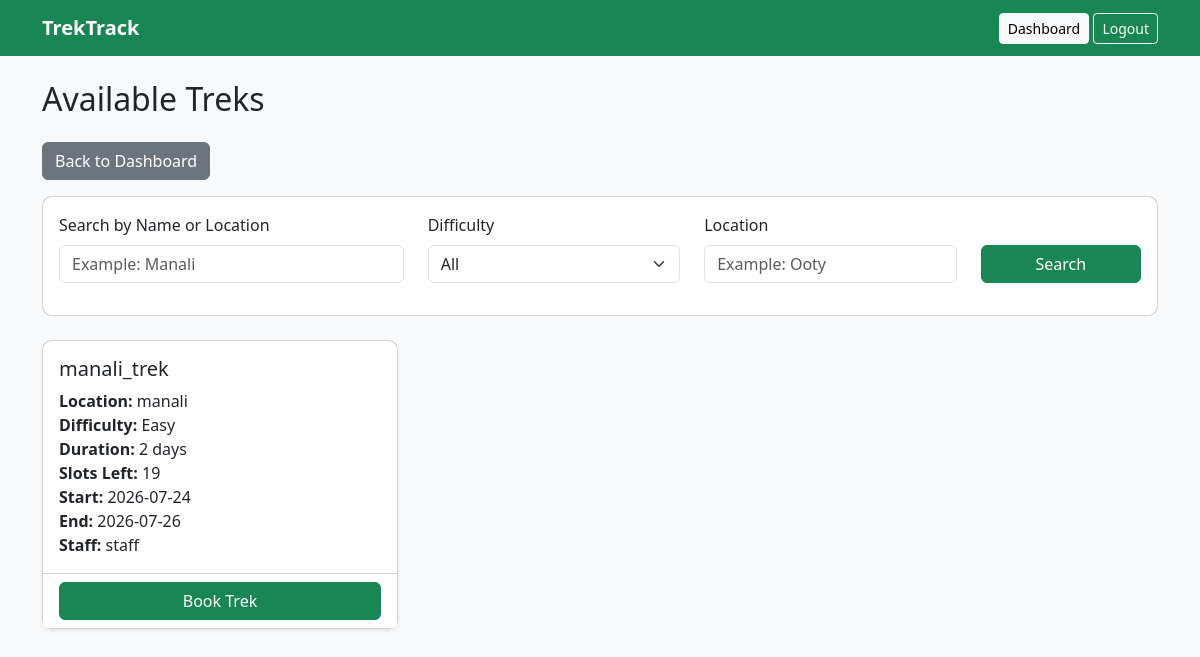
Page /treks (signed in) on the committed database.
### tables this page shows
CREATE TABLE treks (
    trek_id INTEGER PRIMARY KEY AUTOINCREMENT,
    trek_name TEXT NOT NULL,
    location TEXT NOT NULL,
    difficulty TEXT NOT NULL CHECK(difficulty IN ('Easy', 'Moderate', 'Hard')),
    duration INTEGER NOT NULL CHECK(duration > 0),
    total_slots INTEGER NOT NULL CHECK(total_slots > 0),
    available_slots INTEGER NOT NULL CHECK(
        available_slots >= 0 AND available_slots <= total_slots
    ),
    assigned_staff_id INTEGER,
    status TEXT NOT NULL DEFAULT 'Pending'
        CHECK(status IN ('Pending', 'Approved', 'Open', 'Closed', 'Started', 'Completed')),
    start_date TEXT NOT NULL,
    end_date TEXT NOT NULL,
    description TEXT,
    is_archived INTEGER NOT NULL DEFAULT 0 CHECK(is_archived IN (0, 1)),
    created_at TEXT NOT NULL DEFAULT CURRENT_TIMESTAMP,

    FOREIGN KEY (assigned_staff_id)
        REFERENCES users(user_id)
        ON DELETE SET NULL
);

CREATE TABLE users (
    user_id INTEGER PRIMARY KEY AUTOINCREMENT,
    name TEXT NOT NULL,
    email TEXT NOT NULL COLLATE NOCASE UNIQUE,
    password_hash TEXT NOT NULL,
    role TEXT NOT NULL CHECK(role IN ('admin', 'staff', 'user')),
    contact TEXT,
    is_approved INTEGER NOT NULL DEFAULT 1 CHECK(is_approved IN (0, 1)),
    is_blacklisted INTEGER NOT NULL DEFAULT 0 CHECK(is_blacklisted IN (0, 1)),
    created_at TEXT NOT NULL DEFAULT CURRENT_TIMESTAMP
);

### app.py (the view, shortened to what this page needs)
@app.route("/treks")
@role_required("user")
def view_treks():
    search_text = request.args.get("q", "").strip()
    difficulty = request.args.get("difficulty", "").strip()
    location = request.args.get("location", "").strip()
    has_filters = bool(search_text or difficulty or location)
    query = """
        SELECT t.*, s.name AS staff_name
        FROM treks t
        LEFT JOIN users s ON s.user_id = t.assigned_staff_id
        WHERE t.is_archived = 0
          AND t.status IN ('Open', 'Approved')
    """
    params = []
    if difficulty:
        query += " AND t.difficulty = ?"
        params.append(difficulty)
    if location:
        query += " AND LOWER(t.location) LIKE ?"
        params.append(f"%{location.lower()}%")
    query += " ORDER BY t.start_date"
    treks = get_db().execute(query, params).fetchall()
    return render_template(
        "trecks.html",
        treks=treks,
        search_text=search_text,
        difficulty=difficulty,
        location=location,
        has_filters=has_filters,
    )

### app.py (called while the page is built)
def get_db():
    if "db" not in g:
        Path(app.config["DATABASE"]).parent.mkdir(parents=True, exist_ok=True)
        g.db = sqlite3.connect(app.config["DATABASE"])
        g.db.row_factory = sqlite3.Row
        g.db.execute("PRAGMA foreign_keys = ON")
    return g.db

@app.before_request
def load_current_user():
    g.user = None
    user_id = session.get("user_id")
    if user_id:
        g.user = get_db().execute("""
            SELECT *
            FROM users
            WHERE user_id = ?
        """, (user_id,)).fetchone()
        if g.user is None or g.user["is_blacklisted"]:
            session.clear()

def role_required(*roles):
    def decorator(view):
        @wraps(view)
        def wrapped_view(*args, **kwargs):
            if g.user is None:
                return redirect(url_for("login"))
            if g.user["role"] not in roles:
                abort(403)
            return view(*args, **kwargs)
        return wrapped_view
    return decorator

### templates/trecks.html (shortened to what this page needs)
{% extends "base.html" %}
{% block content %}
<h2 class="mb-4">Available Treks</h2>
<a href="{{ url_for('user_dashboard') }}" class="btn btn-secondary mb-3">
    Back to Dashboard
</a>
<form method="GET"
      action="{{ url_for('view_treks') }}"
      class="card card-body mb-4">
    <div class="row">
        <div class="col-md-4 mb-3">
            <label class="form-label">Search by Name or Location</label>
            <input type="text"
                   name="q"
                   class="form-control"
                   value="{{ search_text }}"
                   placeholder="Example: Manali">
        </div>
        <div class="col-md-3 mb-3">
            <label class="form-label">Difficulty</label>
            <select name="difficulty" class="form-select">
                <option value="">All</option>
            </select>
        </div>
        <div class="col-md-3 mb-3">
            <label class="form-label">Location</label>
            <input type="text"
                   name="location"
                   class="form-control"
                   value="{{ location }}"
                   placeholder="Example: Ooty">
        </div>
        <div class="col-md-2 mb-3 d-flex align-items-end">
            <button class="btn btn-success w-100">
                Search
            </button>
        </div>
    </div>
</form>
{% if treks %}
<div class="row">
    {% for trek in treks %}
    <div class="col-md-4 mb-4">
        <div class="card h-100 shadow-sm">
            <div class="card-body">
                <h5 class="card-title">
                    {{ trek["trek_name"] }}
                </h5>
                <p class="card-text">
                    <strong>Location:</strong>
                    {{ trek["location"] }}
                    <br>
                    <strong>Difficulty:</strong>
                    {{ trek["difficulty"] }}
                    <br>
                    <strong>Duration:</strong>
                    {{ trek["duration"] }} days
                    <br>
                    <strong>Slots Left:</strong>
                    {{ trek["available_slots"] }}
                    <br>
                    <strong>Start:</strong>
                    {{ trek["start_date"] }}
                    <br>
                    <strong>End:</strong>
                    {{ trek["end_date"] }}
                    <br>
                    <strong>Staff:</strong>
                    {% if trek["staff_name"] %}
                        {{ trek["staff_name"] }}
                    {% else %}
                        Not assigned
                    {% endif %}
                </p>
            </div>
            <div class="card-footer bg-white">
                {% if trek["status"] == "Open" and trek["available_slots"] > 0 %}
                <form method="POST"
                      action="{{ url_for('book_trek', trek_id=trek['trek_id']) }}">
                    <button class="btn btn-success w-100">
                        Book Trek
                    </button>
                </form>
                {% elif trek["status"] == "Approved" %}
                <button class="btn btn-secondary w-100" disabled>
                    Opening Soon
                </button>
                {% else %}
                <button class="btn btn-secondary w-100" disabled>
                    Not Available
                </button>
                {% endif %}
            </div>
        </div>
    </div>
    {% endfor %}
</div>
{% endif %}
{% endblock %}

### static/styles.css (style rules this page uses)
body { background-color: #f8f9fa; }
.card { border-radius: 10px; }

### rows in the picture
treks: trek_name "manali_trek", location "manali", difficulty "Easy", duration "2", available_slots "19", start_date "2026-07-24", end_date "2026-07-26", staff_name "staff"
